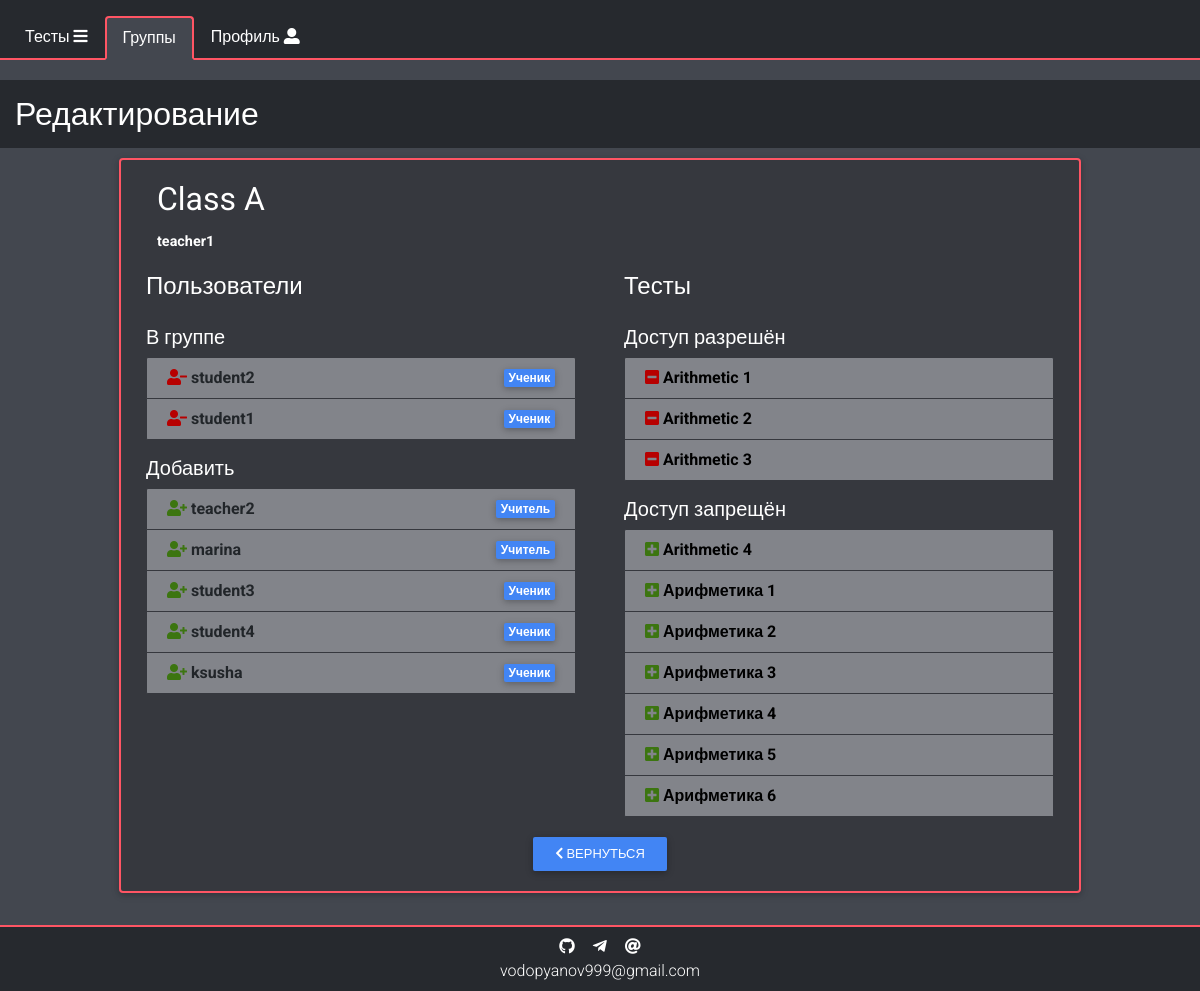
Page /groups/1 (signed in) on the earlier database version.
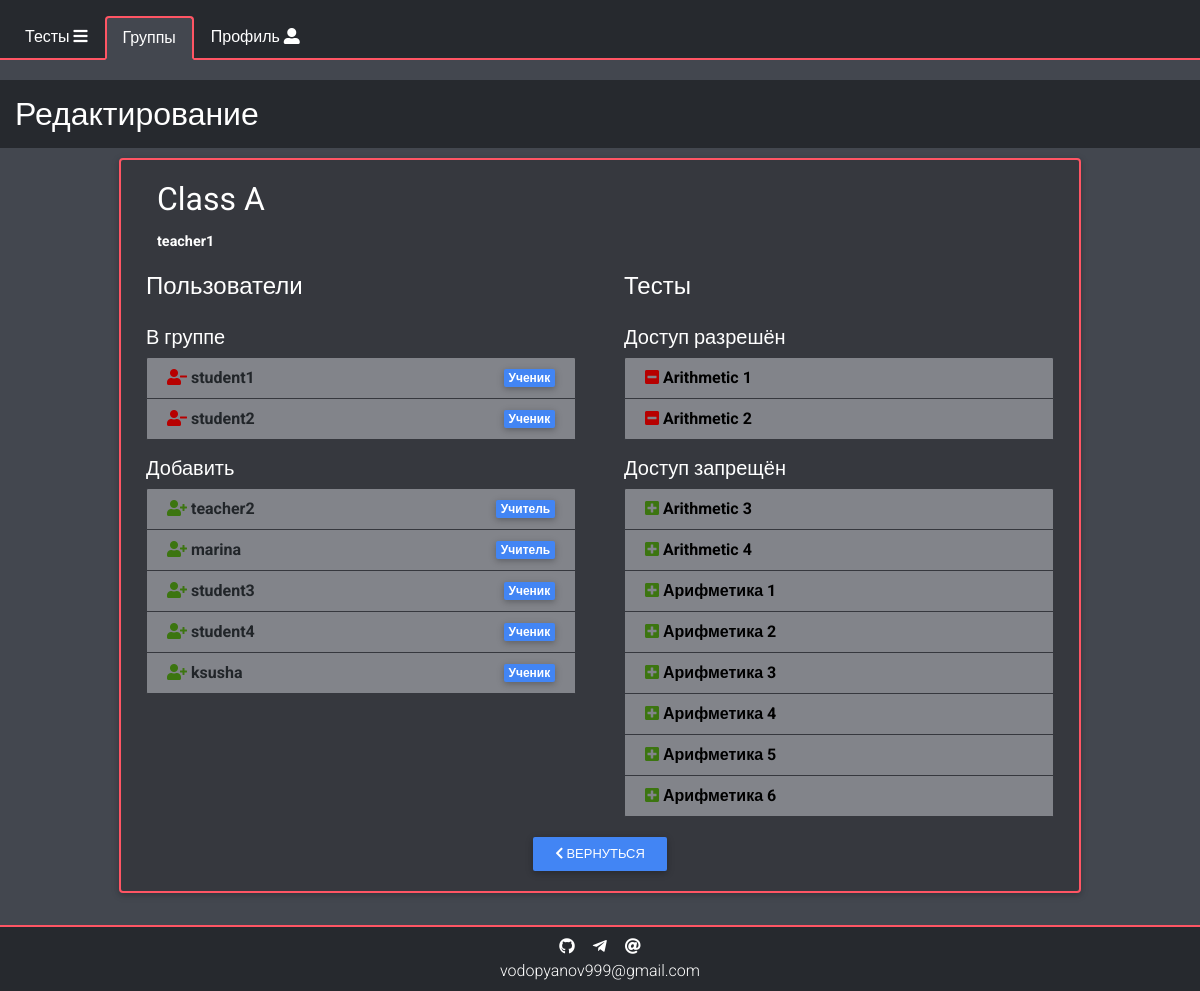
Same page on the later database version.
### data/users.py (models this page shows, shortened)
class User(SqlAlchemyBase, UserMixin):
    __tablename__ = 'users'
    id = sqlalchemy.Column(sqlalchemy.Integer,
                           primary_key=True, autoincrement=True)
    nickname = sqlalchemy.Column(sqlalchemy.String, unique=True, nullable=False)
    hashed_password = sqlalchemy.Column(sqlalchemy.String, nullable=True)
    creator_id = sqlalchemy.Column(sqlalchemy.Integer, sqlalchemy.ForeignKey("users.id"))
    type_id = sqlalchemy.Column(sqlalchemy.Integer,
                                sqlalchemy.ForeignKey("user_types.id"), default=3)
    secret_code = sqlalchemy.Column(sqlalchemy.String, nullable=False)
    chat_id = sqlalchemy.Column(sqlalchemy.Integer, nullable=True, default=0)
    results = orm.relation("Result", back_populates='user')
    user_type = orm.relation("UserType")
    notifications = orm.relation("Notification", back_populates='user')
    created = orm.relation("User")
    tests = orm.relation("Test", back_populates='creator')
    created_groups = orm.relation("Group", back_populates='creator')
    groups = orm.relation("Group",
                          secondary="groups_to_users")

### data/user_type.py (models this page shows, shortened)
class UserType(SqlAlchemyBase, UserMixin):
    __tablename__ = 'user_types'
    id = sqlalchemy.Column(sqlalchemy.Integer,
                           primary_key=True, autoincrement=True)
    name = sqlalchemy.Column(sqlalchemy.String, nullable=False)
    users = orm.relation("User", back_populates="user_type")

### data/tests.py (models this page shows, shortened)
class Test(SqlAlchemyBase):
    __tablename__ = 'tests'
    id = sqlalchemy.Column(sqlalchemy.Integer,
                           primary_key=True, autoincrement=True)
    name = sqlalchemy.Column(sqlalchemy.String, nullable=False)
    description = sqlalchemy.Column(sqlalchemy.String, nullable=True)
    creator_id = sqlalchemy.Column(sqlalchemy.Integer, sqlalchemy.ForeignKey("users.id"))
    creator = orm.relation("User")
    questions = orm.relation("Question", back_populates='test')
    statistics = orm.relation("Result", back_populates='test')
    groups = orm.relation("Group",
                          secondary="groups_to_tests")

### main.py (the view)
@app.route("/groups/<int:group_id>")
@login_required
def get_group(group_id):
    try:
        code = 0
        edit = True
        title = 'Редактирование'
        db = db_session.create_session()
        group = db.query(Group).get(group_id)
        tests = []
        users = []
        if not group:
            code = 1
        elif current_user.type_id == 3:
            code = 2
        else:
            if current_user.type_id != 1 and current_user != group.creator:
                edit = False
                title = 'Просмотр'
            tests = db.query(Test).all()
            tests = list(filter(lambda t: group not in t.groups, tests))
            if current_user.type_id == 2:
                tests = list(filter(lambda t: t.creator == current_user, tests))
            users = db.query(User).filter(User.type_id != 1,
                                          User != current_user).order_by(User.type_id).all()
            users = list(user for user in users if not user in group.users and user != group.creator)
        return render_template("group.html",
                               title=title,
                               group=group,
                               other="/groups",
                               other_title='Группы',
                               users=users,
                               tests=tests,
                               edit=edit,
                               code=code)
    except sa.orm.exc.DetachedInstanceError:
        return redirect(f"/groups/{group_id}")

### data/db_session.py (called while the page is built)
def create_session() -> Session:
    global __factory
    return __factory()

### main.py (called while the page is built)
@login_manager.user_loader
def load_user(user_id):
    session = db_session.create_session()
    session.expire_on_commit = False
    return session.query(User).get(user_id)

### templates/group.html (shortened to what the changed rows need)
{% extends "base.html" %}
{% block content %}
<div class="row">
    {% if code == 0%}
    <h2 class="header col-12">{{title}}</h2>
    <div class="col-12 col-md-10 col-lg-10 mx-auto">
        <div class="group-container mx-auto px-1 pb-3" id="{{group.id}}">
            <div class="card px-3 py-0">
                <div class="card-body align-items-center">
                    <h2 class="card-title d-flex justify-content-between align-items-center">
                        {{group.name}}
                    </h2>
                </div>
                <div class="row">
                    <div class="col-12 col-lg-6 px-lg-4">
                        <ul class="list list-group pb-3">
                            {% if group.users %}
                                {% for user in group.users %}
                                <li class="list-group-item py-2 d-flex justify-content-between align-items-center
                                ">
                                    <b>
                                        {% if edit %}
                                        <a href="/remove_user/{{user.id}}/{{group.id}}" title="Исключить" class="delete-link">
                                            <i class="fas fa-user-minus"></i>
                                        </a>
                                        {% endif %}
                                        {{user.nickname}}{% if current_user == user %} (Вы){% endif %}
                                    </b>
                                    <span class="badge badge-primary">{{user.user_type.name}}</span>
                                </li>
                                {% endfor %}
                            {% else %}
                                <li class="list-group-item danger py-2">Пользователей ещё нет</li>
                            {% endif %}
                        </ul>
                        <ul class="list list-group pb-3">
                            {% if users %}
                                {% for user in users %}
                                <li class="list-group-item py-2 d-flex justify-content-between align-items-center
                                ">
                                    <b>
                                        {% if edit %}
                                        <a href="/add_user/{{user.id}}/{{group.id}}" title="Добавить" class="add-link">
                                            <i class="fas fa-user-plus"></i>
                                        </a>
                                        {% endif %}
                                        {{user.nickname}}{% if current_user == user %} (Вы){% endif %}
                                    </b>
                                    <span class="badge badge-primary">{{user.user_type.name}}</span>
                                </li>
                                {% endfor %}
                            {% else %}
                                <li class="list-group-item danger py-2">Все пользователи уже в группе</li>
                            {% endif %}
                        </ul>
                    </div>
                    <div class="col-12 col-lg-6 px-lg-4">
                        <ul class="list list-group pb-3">
                            {% if group.tests %}
                                {% for test in group.tests %}
                                <li class="list-group-item py-2 d-flex justify-content-between align-items-center">
                                    <b>
                                        {% if test.creator == current_user or current_user.type_id == 1 %}
                                        <a href="/remove_test_from_group/{{test.id}}/{{group.id}}" title="Закрыть доступ" class="delete-link">
                                            <i class="fas fa-minus-square"></i>
                                        </a>
                                        {% endif %}
                                        {% if current_user.type_id == 1 or current_user == test.creator %}
                                        <a class="font-dark" href="/test_to_groups/{{test.id}}">
                                            {{test.name}}
                                        </a>
                                        {% else %}
                                        {{test.name}}
                                        {% endif %}
                                    </b>
                                </li>
                                {% endfor %}
                            {% else %}
                                <li class="list-group-item danger py-2">Нет доступа ни к одному тесту</li>
                            {% endif %}
                        </ul>
                        <ul class="list list-group pb-3">
                            {% if tests %}
                                {% for test in tests %}
                                <li class="list-group-item py-2 d-flex justify-content-between align-items-center">
                                    <b>
                                        {% if test.creator == current_user or current_user.type_id == 1 %}
                                        <a href="/add_test_to_group/{{test.id}}/{{group.id}}" title="Добавить" class="add-link">
                                            <i class="fas fa-plus-square"></i>
                                        </a>
                                        {% endif %}
                                        {% if current_user.type_id == 1 or current_user == test.creator %}
                                        <a class="font-dark" href="/test_to_groups/{{test.id}}">
                                            {{test.name}}
                                        </a>
                                        {% else %}
                                        {{test.name}}
                                        {% endif %}
                                    </b>
                                </li>
                                {% endfor %}
                            {% else %}
                                <li class="list-group-item danger py-2">У группы есть доступ ко всем тестам</li>
                            {% endif %}
                        </ul>
                    </div>
                </div>
            </div>
        </div>
        {% elif code == 1 %}
        <div class="alert alert-danger col-10 m-4">
            <h3>Пусто!</h3>
            <p>Похоже, такой группы нет</p>
        </div>
        {% else %}
        {% include 'go_away.html' %}
        {% endif %}
    </div>
</div>
{% endblock %}

Differences in the rows shown:
changed User "student1": moves up the list
shown differently, row unchanged: Test "Arithmetic 3": moves from the list under "Доступ разрешён" to the list under "Доступ запрещён"
